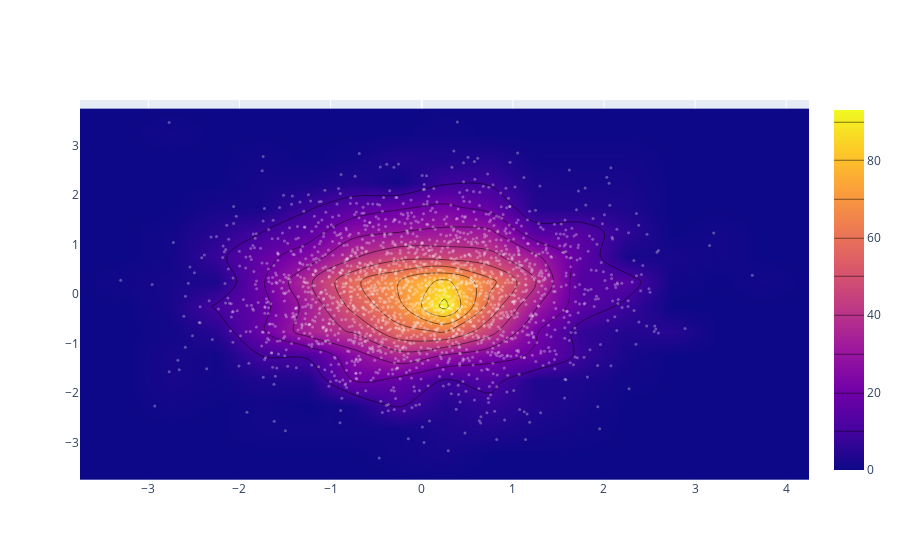

Notebook cell for this chart:
### Code cell
import plotly.graph_objs as go
import numpy as np
x = np.random.randn(2000)
y = np.random.randn(2000)
iplot([go.Histogram2dContour(x=x, y=y,
contours=dict (coloring='heatmap')),
go.Scatter(x=x, y=y, mode='markers', 
marker=dict(color='white', size=3, 
opacity=0.3))], show_link=False)

### Figure 1 — Plotly figure (JSON) as saved in the notebook; plotly's stock layout.template omitted (floating-point values rounded to 4 significant figures; data arrays with more than 128 entries replaced by an {"elided": "..."} marker saying what was removed)
{"data": [{"contours": {"coloring": "heatmap"}, "type": "histogram2dcontour", "x": {"elided": "2000 float values"}, "y": {"elided": "2000 float values"}}, {"marker": {"color": "white", "opacity": 0.3, "size": 3}, "mode": "markers", "type": "scatter", "x": {"elided": "2000 float values"}, "y": {"elided": "2000 float values"}}], "layout": {}}
